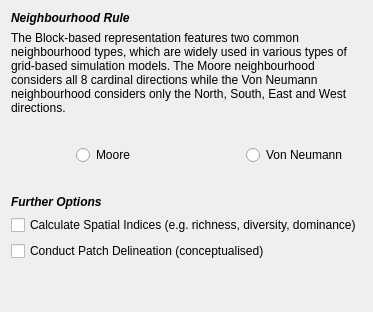
                <widget class="QWidget" name="page">
                 <layout class="QVBoxLayout" name="verticalLayout_9">
                  <item>
                   <widget class="QLabel" name="geometry_lbl2">
                    <property name="text">
                     <string>&lt;html&gt;&lt;head/&gt;&lt;body&gt;&lt;p&gt;&lt;span style=&quot; font-weight:600; font-style:italic;&quot;&gt;Neighbourhood Rule&lt;/span&gt;&lt;/p&gt;&lt;/body&gt;&lt;/html&gt;</string>
                    </property>
                   </widget>
                  </item>
                  <item>
                   <widget class="QLabel" name="geometry_lbl3">
                    <property name="text">
                     <string>&lt;html&gt;&lt;head/&gt;&lt;body&gt;&lt;p&gt;The Block-based representation features two common neighbourhood types, which are widely used in various types of grid-based simulation models. The Moore neighbourhood considers all 8 cardinal directions while the Von Neumann neighbourhood considers only the North, South, East and West directions.&lt;/p&gt;&lt;/body&gt;&lt;/html&gt;</string>
                    </property>
                    <property name="wordWrap">
                     <bool>true</bool>
                    </property>
                   </widget>
                  </item>
                  <item>
                   <widget class="QWidget" name="blocknhd_widget" native="true">
                    <layout class="QHBoxLayout" name="horizontalLayout_9">
                     <item>
                      <widget class="QLabel" name="img_moore">
                       <property name="minimumSize">
                        <size>
                         <width>50</width>
                         <height>50</height>
                        </size>
                       </property>
                       <property name="maximumSize">
                        <size>
                         <width>50</width>
                         <height>50</height>
                        </size>
                       </property>
                       <property name="text">
                        <string/>
                       </property>
                       <property name="pixmap">
                        <pixmap resource="../graphics/ubeats.qrc">:/images/images/md_spatial_moore.png</pixmap>
                       </property>
                      </widget>
                     </item>
                     <item>
                      <widget class="QRadioButton" name="radio_moore">
                       <property name="enabled">
                        <bool>true</bool>
                       </property>
                       <property name="toolTip">
                        <string>&lt;!DOCTYPE HTML PUBLIC &quot;-//W3C//DTD HTML 4.0//EN&quot; &quot;http://www.w3.org/TR/REC-html40/strict.dtd&quot;&gt;
&lt;html&gt;&lt;head&gt;&lt;meta name=&quot;qrichtext&quot; content=&quot;1&quot; /&gt;&lt;style type=&quot;text/css&quot;&gt;
p, li { white-space: pre-wrap; }
&lt;/style&gt;&lt;/head&gt;&lt;body style=&quot; font-family:'MS Shell Dlg 2'; font-size:8.25pt; font-weight:400; font-style:normal;&quot;&gt;
&lt;p style=&quot; margin-top:0px; margin-bottom:0px; margin-left:0px; margin-right:0px; -qt-block-indent:0; text-indent:0px;&quot;&gt;&lt;span style=&quot; font-size:8pt;&quot;&gt;Moore, all eight neighbours around the central block.&lt;/span&gt;&lt;/p&gt;&lt;/body&gt;&lt;/html&gt;</string>
                       </property>
                       <property name="whatsThis">
                        <string/>
                       </property>
                       <property name="text">
                        <string>Moore</string>
                       </property>
                       <property name="checkable">
                        <bool>true</bool>
                       </property>
                      </widget>
                     </item>
                     <item>
                      <widget class="QLabel" name="img_vonNeu">
                       <property name="minimumSize">
                        <size>
                         <width>50</width>
                         <height>50</height>
                        </size>
                       </property>
                       <property name="maximumSize">
                        <size>
                         <width>50</width>
                         <height>50</height>
                        </size>
                       </property>
                       <property name="text">
                        <string/>
                       </property>
                       <property name="pixmap">
                        <pixmap resource="../graphics/ubeats.qrc">:/images/images/md_spatial_vNeumann.png</pixmap>
                       </property>
                      </widget>
                     </item>
                     <item>
                      <widget class="QRadioButton" name="radio_vonNeu">
                       <property name="toolTip">
                        <string>&lt;!DOCTYPE HTML PUBLIC &quot;-//W3C//DTD HTML 4.0//EN&quot; &quot;http://www.w3.org/TR/REC-html40/strict.dtd&quot;&gt;
&lt;html&gt;&lt;head&gt;&lt;meta name=&quot;qrichtext&quot; content=&quot;1&quot; /&gt;&lt;style type=&quot;text/css&quot;&gt;
p, li { white-space: pre-wrap; }
&lt;/style&gt;&lt;/head&gt;&lt;body style=&quot; font-family:'MS Shell Dlg 2'; font-size:8.25pt; font-weight:400; font-style:normal;&quot;&gt;
&lt;p style=&quot; margin-top:0px; margin-bottom:0px; margin-left:0px; margin-right:0px; -qt-block-indent:0; text-indent:0px;&quot;&gt;&lt;span style=&quot; font-size:8pt;&quot;&gt;Von Neumann, four cardinal directions on either side of the central block.&lt;/span&gt;&lt;/p&gt;&lt;/body&gt;&lt;/html&gt;</string>
                       </property>
                       <property name="whatsThis">
                        <string/>
                       </property>
                       <property name="text">
                        <string>Von Neumann</string>
                       </property>
                       <property name="checked">
                        <bool>false</bool>
                       </property>
                      </widget>
                     </item>
                    </layout>
                   </widget>
                  </item>
                  <item>
                   <widget class="QLabel" name="geometry_lbl4">
                    <property name="text">
                     <string>&lt;html&gt;&lt;head/&gt;&lt;body&gt;&lt;p&gt;&lt;span style=&quot; font-weight:600; font-style:italic;&quot;&gt;Further Options&lt;/span&gt;&lt;/p&gt;&lt;/body&gt;&lt;/html&gt;</string>
                    </property>
                   </widget>
                  </item>
                  <item>
                   <widget class="QCheckBox" name="spatialindices_check">
                    <property name="toolTip">
                     <string>An automatic algorithm that determines a suitable block size based on the map for computational efficiency.</string>
                    </property>
                    <property name="text">
                     <string>Calculate Spatial Indices (e.g. richness, diversity, dominance)</string>
                    </property>
                   </widget>
                  </item>
                  <item>
                   <widget class="QCheckBox" name="patchdelin_check">
                    <property name="toolTip">
                     <string>An automatic algorithm that determines a suitable block size based on the map for computational efficiency.</string>
                    </property>
                    <property name="text">
                     <string>Conduct Patch Delineation (conceptualised)</string>
                    </property>
                   </widget>
                  </item>
                  <item>
                   <spacer name="verticalSpacer_4">
                    <property name="orientation">
                     <enum>Qt::Vertical</enum>
                    </property>
                    <property name="sizeHint" stdset="0">
                     <size>
                      <width>20</width>
                      <height>40</height>
                     </size>
                    </property>
                   </spacer>
                  </item>
                 </layout>
                </widget>
